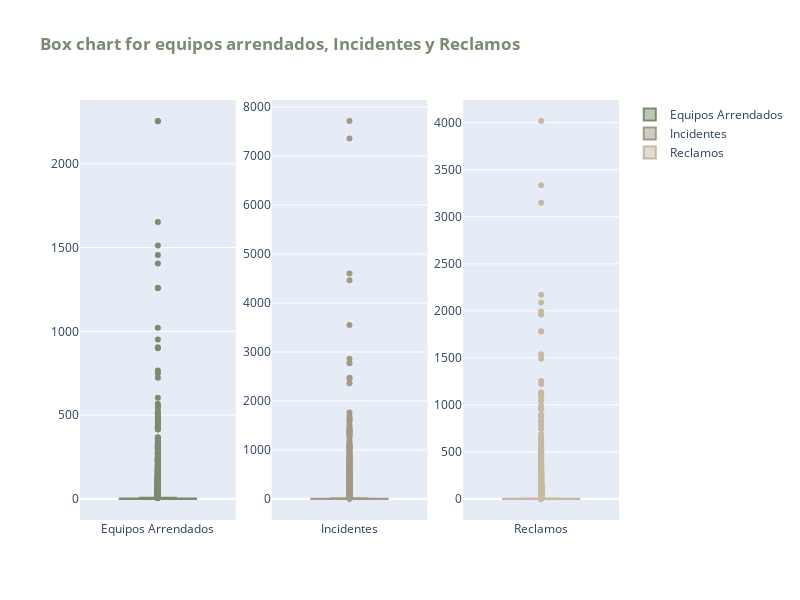

Notebook code for this chart:
### Code cell
fig = make_subplots(rows=1, cols=3)
fig.add_trace(go.Box(y=df2['Cant de equipos arrendados'], name='Equipos Arrendados', marker={
              'color': color_discrete_sequence[0]}), row=1, col=1)
fig.add_trace(go.Box(y=df2['Cantidad_de_Incidentes'], name='Incidentes', marker={
              'color': color_discrete_sequence[1]}), row=1, col=2)
fig.add_trace(go.Box(y=df2['Cantidad_de_Reclamos'], name='Reclamos', marker={
              'color': color_discrete_sequence[2]}), row=1, col=3)
fig.update_layout(height=600, width=800,
                  title_text="<b style='color:#7b8b6f'>Box chart for equipos arrendados, Incidentes y Reclamos</b>")
fig.show()

### Figure 1 — Plotly figure (JSON) as saved in the notebook; plotly's stock layout.template omitted (floating-point values rounded to 4 significant figures; data arrays with more than 128 entries replaced by an {"elided": "..."} marker saying what was removed)
{"data": [{"marker": {"color": "#7b8b6f"}, "name": "Equipos Arrendados", "type": "box", "xaxis": "x", "y": {"elided": "24951 int values"}, "yaxis": "y"}, {"marker": {"color": "#a29988"}, "name": "Incidentes", "type": "box", "xaxis": "x2", "y": {"elided": "24951 int values"}, "yaxis": "y2"}, {"marker": {"color": "#c7b8a1"}, "name": "Reclamos", "type": "box", "xaxis": "x3", "y": {"elided": "24951 int values"}, "yaxis": "y3"}], "layout": {"height": 600, "title": {"text": "<b style='color:#7b8b6f'>Box chart for equipos arrendados, Incidentes y Reclamos</b>"}, "width": 800, "xaxis": {"anchor": "y", "domain": [0, 0.2889]}, "xaxis2": {"anchor": "y2", "domain": [0.3556, 0.6444]}, "xaxis3": {"anchor": "y3", "domain": [0.7111, 1]}, "yaxis": {"anchor": "x", "domain": [0, 1]}, "yaxis2": {"anchor": "x2", "domain": [0, 1]}, "yaxis3": {"anchor": "x3", "domain": [0, 1]}}}
